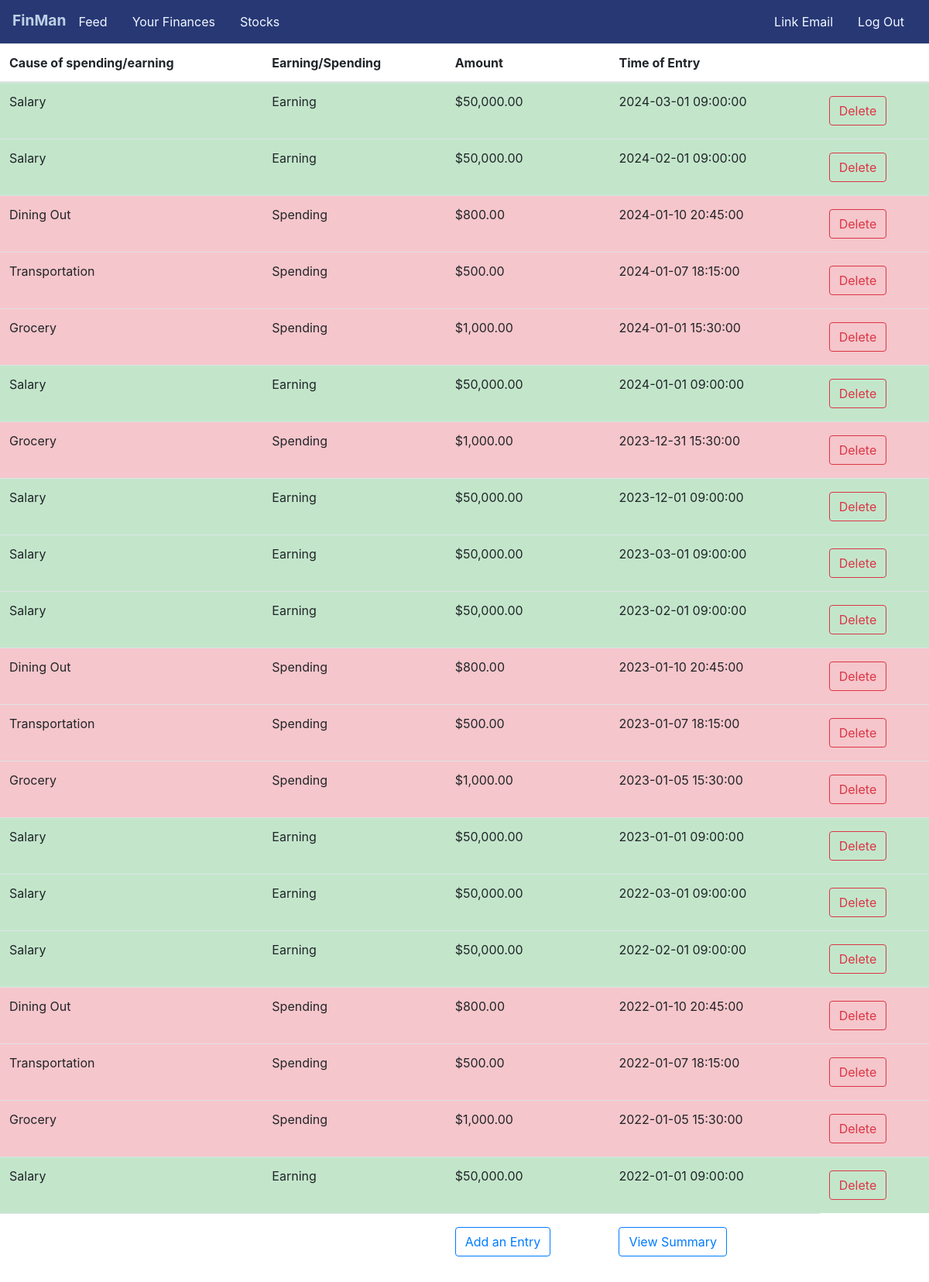
The page /finances (signed in) on the database its author committed.
### tables this page shows
CREATE TABLE finance (

    person_id INTEGER NOT NULL,

    transaction_id INTEGER PRIMARY KEY AUTOINCREMENT,

    cause TEXT NOT NULL,

    amount REAL NOT NULL,

    time DATETIME NOT NULL,

    effect TEXT NOT NULL

);

### app.py (the view)
@app.route("/finances")
@login_required
def finances():
    log = db.execute("SELECT * FROM finance WHERE person_id=? ORDER BY time DESC;", session["user_id"])
    for entry in log:
        entry["amount"] = usd(entry["amount"])
    return render_template("finance.html",log=log)

### app.py (called while the page is built)
@app.after_request
def after_request(response):
    response.headers["Cache-Control"] = "no-cache, no-store, must-revalidate"
    response.headers["Expires"] = 0
    response.headers["Pragma"] = "no-cache"
    return response

### helpers.py (called while the page is built)
def login_required(f):
    @wraps(f)
    def decorated_function(*args, **kwargs):
        if session.get("user_id") is None:
            return redirect("/login")
        return f(*args, **kwargs)
    return decorated_function

def usd(value):
    return f"${value:,.2f}"

### templates/finance.html (shortened to what this page needs)
{% extends "layout.html" %}
{% block body %}
    <table class="table table-hover">
        <thead>
            <tr>
                <th scope="col">Cause of spending/earning</th>
                <th scope="col">Earning/Spending</th>
                <th scope="col">Amount</th>
                <th scope="col">Time of Entry</th>
                <th></th>
            </tr>
        </thead>
        <tbody>
            {% for entry in log %}
                {% if entry["effect"] == "Earning" %}
                <tr>
                    <td class="table-success" scope="col">{{entry["cause"]}}</td>
                    <td class="table-success" scope="col">{{entry["effect"]}}</td>
                    <td class="table-success" scope="col">{{entry["amount"]}}</td>
                    <td class="table-success" scope="col">{{entry["time"]}}</td>
                    <td scope="col" class="table-success">
                        <form action="/delete" method="post">
                            <button name="transaction_id" value="{{ entry['transaction_id'] }}" type="submit" class="btn btn-outline-danger">Delete</button>
                        </form>
                    </td>
                </tr>
                {% else %}
                <tr>
                    <td class="table-danger" scope="col">{{entry["cause"]}}</td>
                    <td class="table-danger" scope="col">{{entry["effect"]}}</td>
                    <td class="table-danger" scope="col">{{entry["amount"]}}</td>
                    <td class="table-danger" scope="col">{{entry["time"]}}</td>
                    <td scope="col" class="table-danger">
                        <form action="/delete" method="post">
                            <button name="transaction_id" value="{{ entry['transaction_id'] }}" type="submit" class="btn btn-outline-danger">Delete</button>
                        </form>
                    </td>
                </tr>
                {% endif %}
            {% endfor %}
        </tbody>
        <tfoot>
            <tr>
                <td></td>
                <td></td>
                <td><a href="/add-entry"><button type="button" class="btn btn-outline-primary">Add an Entry</button></a></td>
                <td><a href="/analytics"><button type="button" class="btn btn-outline-primary">View Summary</button></a></td>
            </tr>
        </tfoot>
    </table>
{% endblock %}

### static/styles.css (style rules this page uses)
.btn { margin: 5px 0; }

### rows shown on the page
finance: cause "Salary", effect "Earning", amount "$50,000.00", time "2024-03-01 09:00:00", {{ entry['transaction_id'] }} 28 (drawn)
finance: cause "Salary", effect "Earning", amount "$50,000.00", time "2024-02-01 09:00:00", {{ entry['transaction_id'] }} 27 (drawn)
finance: cause "Dining Out", effect "Spending", amount "$800.00", time "2024-01-10 20:45:00", {{ entry['transaction_id'] }} 35 (drawn)
finance: cause "Transportation", effect "Spending", amount "$500.00", time "2024-01-07 18:15:00", {{ entry['transaction_id'] }} 34 (drawn)
finance: cause "Grocery", effect "Spending", amount "$1,000.00", time "2024-01-01 15:30:00", {{ entry['transaction_id'] }} 33 (drawn)
finance: cause "Salary", effect "Earning", amount "$50,000.00", time "2024-01-01 09:00:00", {{ entry['transaction_id'] }} 26 (drawn)
finance: cause "Grocery", effect "Spending", amount "$1,000.00", time "2023-12-31 15:30:00", {{ entry['transaction_id'] }} 32 (drawn)
finance: cause "Salary", effect "Earning", amount "$50,000.00", time "2023-12-01 09:00:00", {{ entry['transaction_id'] }} 25 (drawn)
finance: cause "Salary", effect "Earning", amount "$50,000.00", time "2023-03-01 09:00:00", {{ entry['transaction_id'] }} 24 (drawn)
finance: cause "Salary", effect "Earning", amount "$50,000.00", time "2023-02-01 09:00:00", {{ entry['transaction_id'] }} 23 (drawn)
finance: cause "Dining Out", effect "Spending", amount "$800.00", time "2023-01-10 20:45:00", {{ entry['transaction_id'] }} 31 (drawn)
finance: cause "Transportation", effect "Spending", amount "$500.00", time "2023-01-07 18:15:00", {{ entry['transaction_id'] }} 30 (drawn)
finance: cause "Grocery", effect "Spending", amount "$1,000.00", time "2023-01-05 15:30:00", {{ entry['transaction_id'] }} 29 (drawn)
finance: cause "Salary", effect "Earning", amount "$50,000.00", time "2023-01-01 09:00:00", {{ entry['transaction_id'] }} 22 (drawn)
finance: cause "Salary", effect "Earning", amount "$50,000.00", time "2022-03-01 09:00:00", {{ entry['transaction_id'] }} 18 (drawn)
finance: cause "Salary", effect "Earning", amount "$50,000.00", time "2022-02-01 09:00:00", {{ entry['transaction_id'] }} 17 (drawn)
finance: cause "Dining Out", effect "Spending", amount "$800.00", time "2022-01-10 20:45:00", {{ entry['transaction_id'] }} 21 (drawn)
finance: cause "Transportation", effect "Spending", amount "$500.00", time "2022-01-07 18:15:00", {{ entry['transaction_id'] }} 20 (drawn)
finance: cause "Grocery", effect "Spending", amount "$1,000.00", time "2022-01-05 15:30:00", {{ entry['transaction_id'] }} 19 (drawn)
finance: cause "Salary", effect "Earning", amount "$50,000.00", time "2022-01-01 09:00:00", {{ entry['transaction_id'] }} 16 (drawn)
